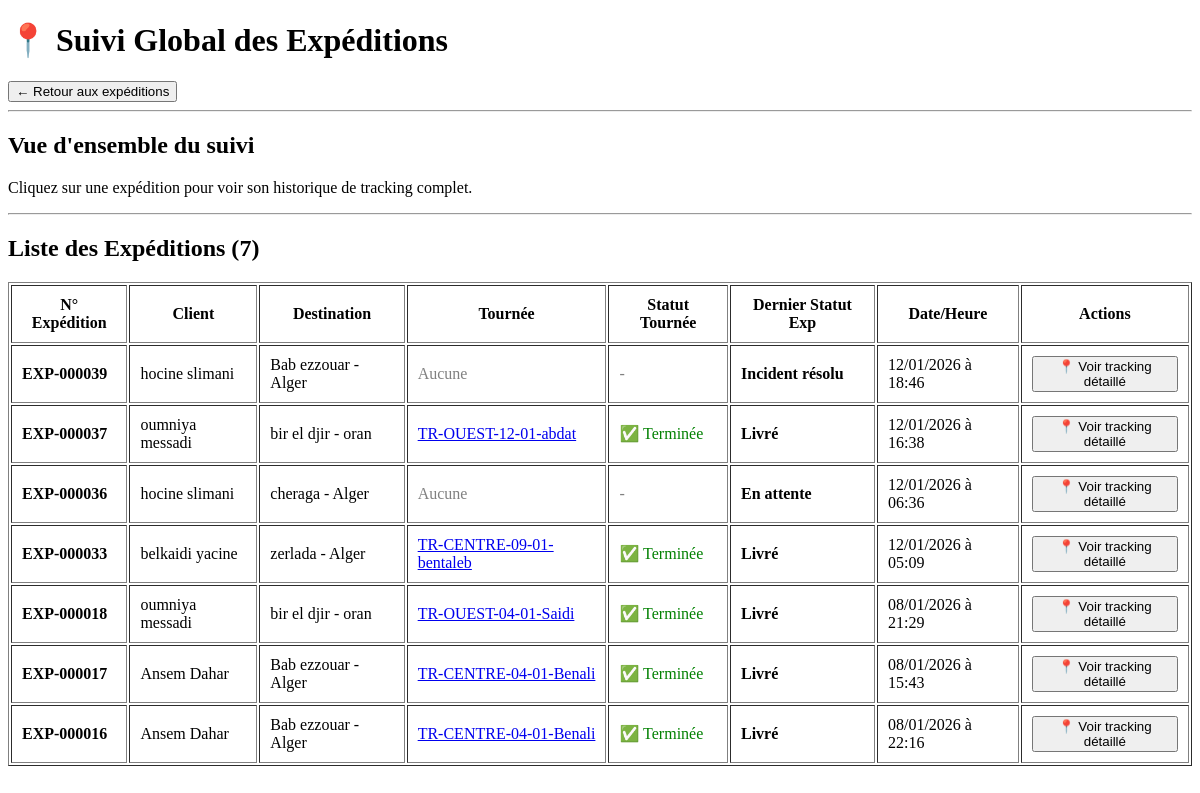
The app's page /trackings/ (signed in), older data.
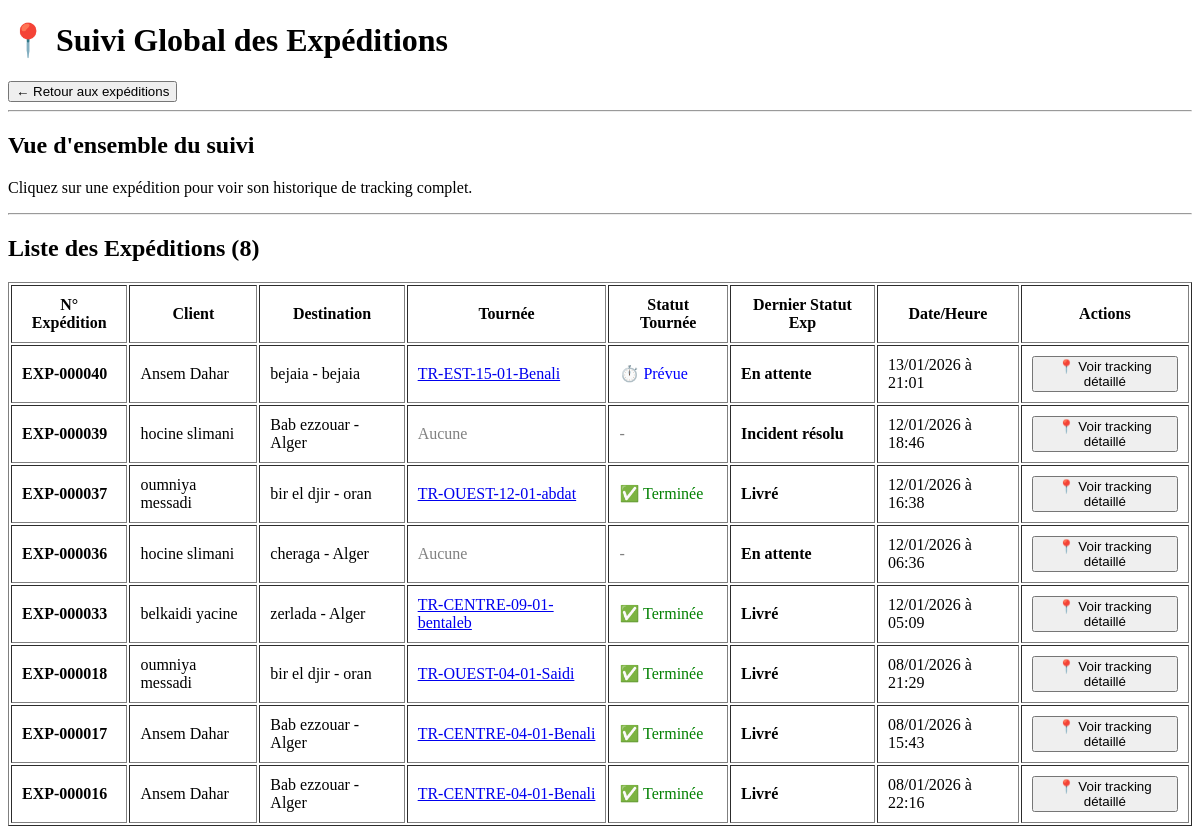
The same page, newer data.
### app1/models.py (models this page shows, shortened)
class Expedition(models.Model):
    client = models.ForeignKey('Client', on_delete=models.PROTECT)
    destination = models.ForeignKey('Destination', on_delete=models.PROTECT)
    type_service = models.ForeignKey('TypeService', on_delete=models.PROTECT)
    tournee = models.ForeignKey('Tournee', on_delete=models.SET_NULL, null=True, blank=True, related_name='expeditions')
    nom_destinataire = models.CharField(max_length=100)
    telephone_destinataire = PhoneNumberField(region='DZ')
    email_destinataire = models.EmailField()
    adresse_destinataire = models.TextField()
    poids = models.DecimalField(max_digits=8, decimal_places=2, help_text="Poids en kg")
    volume = models.DecimalField(max_digits=8, decimal_places=2, help_text="Volume en m³")
    description = models.TextField(blank=True, null=True)
    montant_total = models.DecimalField(max_digits=10, decimal_places=2, default=0, editable=False)
    date_livraison_prevue = models.DateField(blank=True, null=True, editable=False)
    statut = models.CharField(max_length=20, choices=[('EN_ATTENTE', 'En attente'),('EN_TRANSIT', 'En transit'),('LIVRE', 'Livré'),('ECHEC', 'Échec'),('REENVOYE', 'Réexpédié'),], default='EN_ATTENTE')
    date_creation = models.DateTimeField(auto_now_add=True)
    date_livraison_reelle = models.DateField(blank=True, null=True)
    remarques = models.TextField(blank=True, null=True)
    cree_par = models.ForeignKey(settings.AUTH_USER_MODEL,on_delete=models.SET_NULL,null=True,blank=True,related_name='expeditions_crees',verbose_name="Créé par")
    modifie_par = models.ForeignKey(settings.AUTH_USER_MODEL,on_delete=models.SET_NULL,null=True,blank=True,related_name='expeditions_modifies',verbose_name="Modifié par")
    def get_numero_expedition(self):
        return f"EXP-{self.id:06d}"

class Client(models.Model):
    nom = models.CharField(max_length=20)
    prenom = models.CharField(max_length=20)
    date_naissance = models.DateField(default='2000-01-01')
    telephone = PhoneNumberField(region='DZ', unique=True)
    email = models.EmailField(blank=True, null=True)
    adresse = models.TextField(blank=True, null=True)
    ville = models.CharField(max_length=100, blank=True, null=True)
    wilaya = models.CharField(max_length=100, blank=True, null=True)
    solde = models.DecimalField(max_digits=12, decimal_places=2, default=0.00)
    date_inscription = models.DateTimeField(auto_now_add=True)
    date_modification = models.DateTimeField(auto_now=True)
    remarques = models.TextField(blank=True, null=True)
    compensation_autorisee = models.BooleanField(default=True,help_text="Autoriser la compensation automatique du crédit sur les factures")

class Destination(models.Model):
    ville = models.CharField(max_length=100, blank=True, null=True)
    wilaya = models.CharField(max_length=100)
    pays = models.CharField(max_length=100, default='Algérie')
    zone_geographique = models.CharField(max_length=20, choices=[('LOCALE', 'Locale (même wilaya)'),('NATIONALE', 'Nationale'),('INTERNATIONALE', 'Internationale'),])
    zone_logistique = models.CharField(max_length=10, choices=[('CENTRE', 'Centre (Alger, Blida...)'),('EST', 'Est (Constantine, Annaba, Sétif...)'),('OUEST', 'Ouest (Oran, Tlemcen, Sidi Bel Abbès...)'),('SUD', 'Sud (Tamanrasset, Adrar, Bechar...)'),], default='CENTRE')
    distance_estimee = models.IntegerField(help_text="Distance en km depuis le dépôt principal")
    tarif_base = models.DecimalField(max_digits=10, decimal_places=2, default=0, help_text="Tarif de base en DA")
    delai_livraison_estime = models.IntegerField(default=1, help_text="Délai estimé en jours")
    code_postal = models.CharField(max_length=10, blank=True, null=True)
    date_creation = models.DateTimeField(auto_now_add=True)
    date_modification = models.DateTimeField(auto_now=True)
    remarques = models.TextField(blank=True, null=True)

class TrackingExpedition(models.Model):
    expedition = models.ForeignKey('Expedition', on_delete=models.CASCADE, related_name='suivis')
    statut_etape = models.CharField(max_length=20, choices=[('COLIS_CREE', 'Colis créé'),('EN_ATTENTE', 'En attente'),('EN_TRANSIT', 'En transit'),('LIVRE', 'Livré'),('ECHEC', 'Échec'),('INCIDENT', 'Incident signalé'),('INCIDENT_RESOLU', 'Incident résolu'),('ANNULE', 'Annulé'),('REENVOYE', 'Réexpédié'),])
    date_heure = models.DateTimeField(auto_now_add=True)
    commentaire = models.TextField(blank=True, null=True)
    class Meta:
        ordering = ['-date_heure']

class Tournee(models.Model):
    chauffeur = models.ForeignKey('Chauffeur', on_delete=models.PROTECT)
    vehicule = models.ForeignKey('Vehicule', on_delete=models.PROTECT)
    date_depart = models.DateTimeField()
    date_retour_prevue = models.DateTimeField(blank=True, null=True)
    date_retour_reelle = models.DateTimeField(blank=True, null=True)
    zone_cible = models.CharField(max_length=10, choices=[('CENTRE', 'Centre'), ('EST', 'Est'), ('OUEST', 'Ouest'), ('SUD', 'Sud')])
    kilometrage_depart = models.PositiveIntegerField(blank=True, null=True, editable=False)
    kilometrage_arrivee = models.PositiveIntegerField(blank=True, null=True)
    kilometrage_parcouru = models.PositiveIntegerField(blank=True, null=True, editable=False)
    consommation_carburant = models.DecimalField(max_digits=6, decimal_places=2, blank=True, null=True, editable=False)
    statut = models.CharField(max_length=20, choices=[('PREVUE', 'Prévue'), ('EN_COURS', 'En cours'), ('TERMINEE', 'Terminée')], default='PREVUE')
    est_privee = models.BooleanField(default=False, help_text="Tournée privée EXPRESS")
    remarques = models.TextField(blank=True, null=True)
    date_creation = models.DateTimeField(auto_now_add=True)
    date_modification = models.DateTimeField(auto_now=True)
    cree_par = models.ForeignKey(settings.AUTH_USER_MODEL,on_delete=models.SET_NULL,null=True,blank=True,related_name='tournees_crees',verbose_name="Créé par")
    modifie_par = models.ForeignKey(settings.AUTH_USER_MODEL,on_delete=models.SET_NULL,null=True,blank=True,related_name='tournees_modifies',verbose_name="Modifié par")
    def get_numero_tournee(self):
        if self.date_depart:
            date_str = self.date_depart.strftime('%d-%m')
        else:
            date_str = "00-00"
        nom_chauffeur = self.chauffeur.nom[:10] if self.chauffeur else "INCONNU"
        return f"TR-{self.zone_cible}-{date_str}-{nom_chauffeur}"

class Chauffeur(models.Model):
    nom = models.CharField(max_length=50)
    prenom = models.CharField(max_length=50)
    date_naissance = models.DateField(default='2000-01-01')
    telephone = PhoneNumberField(region='DZ')
    email = models.EmailField(blank=True, null=True)
    adresse = models.TextField(blank=True, null=True)
    ville = models.CharField(max_length=100, blank=True, null=True)
    wilaya = models.CharField(max_length=100, blank=True, null=True)
    numero_permis = models.CharField(max_length=50, unique=True)
    date_obtention_permis = models.DateField()
    date_expiration_permis = models.DateField()
    date_embauche = models.DateField()
    salaire = models.DecimalField(max_digits=10, decimal_places=2, blank=True, null=True)
    statut_disponibilite = models.CharField(max_length=20, choices=[('DISPONIBLE', 'Disponible'),('EN_TOURNEE', 'En tournée'),('CONGE', 'En congé'),('MALADIE', 'Maladie'),('AUTRE', 'Autre raison'),], default='DISPONIBLE')
    date_creation = models.DateTimeField(auto_now_add=True)
    date_modification = models.DateTimeField(auto_now=True)
    remarques = models.TextField(blank=True, null=True)
    cree_par = models.ForeignKey(settings.AUTH_USER_MODEL,on_delete=models.SET_NULL,null=True,blank=True,related_name='chauffeurs_crees',verbose_name="Créé par")
    modifie_par = models.ForeignKey(settings.AUTH_USER_MODEL,on_delete=models.SET_NULL,null=True,blank=True,related_name='chauffeurs_modifies',verbose_name="Modifié par")

### app1/views.py (the view)
# urls.py: path('trackings/', views.liste_trackings, name='liste_trackings'),
@login_required
def liste_trackings(request):
    expeditions = Expedition.objects.all().select_related(
        'client',
        'destination',
        'tournee',
        'tournee__chauffeur',
        'tournee__vehicule'
    ).prefetch_related(
        Prefetch(
            'suivis',
            queryset=TrackingExpedition.objects.order_by('-date_heure')[:1],
            to_attr='dernier_tracking_list'
        )
    ).order_by('-date_creation')
    expeditions_data = []
    for exp in expeditions:
        dernier_tracking = exp.dernier_tracking_list[0] if exp.dernier_tracking_list else None
        expeditions_data.append({
            'expedition': exp,
            'tournee': exp.tournee,
            'statut_tournee': exp.tournee.get_statut_display() if exp.tournee else '-',
            'dernier_tracking': dernier_tracking,
        })
    return render(request, 'trackings/liste.html', {
        'expeditions_data': expeditions_data,
    })

### app1/templates/trackings/liste.html (shortened to what this page needs)
<!DOCTYPE html>
<html lang="fr">
<head>
</head>
<body>
    <h1>📍 Suivi Global des Expéditions</h1>
    <a href="{% url 'liste_expeditions' %}"><button>← Retour aux expéditions</button></a>
    <hr>
    <h2>Vue d'ensemble du suivi</h2>
    <p>Cliquez sur une expédition pour voir son historique de tracking complet.</p>
    <hr>
    <h2>Liste des Expéditions ({{ expeditions_data|length }})</h2>
    {% if expeditions_data %}
    <table border="1" cellpadding="10">
        <thead>
            <tr>
                <th>N° Expédition</th>
                <th>Client</th>
                <th>Destination</th>
                <th>Tournée</th>
                <th>Statut Tournée</th>
                <th>Dernier Statut Exp</th>
                <th>Date/Heure</th>
                <th>Actions</th>
            </tr>
        </thead>
        <tbody>
            {% for data in expeditions_data %}
            <tr>
                <td><strong>{{ data.expedition.get_numero_expedition }}</strong></td>
                <td>{{ data.expedition.client.prenom }} {{ data.expedition.client.nom }}</td>
                <td>{{ data.expedition.destination.ville }} - {{ data.expedition.destination.wilaya }}</td>
                <td>
                    {% if data.tournee %}
                        <a href="{% url 'detail_tournee' data.tournee.id %}">
                            {{ data.tournee.get_numero_tournee }}
                        </a>
                    {% else %}
                        <span style="color: gray;">Aucune</span>
                    {% endif %}
                </td>
                <td>
                    {% if data.statut_tournee == 'Prévue' %}
                        <span style="color: blue;">⏱️ {{ data.statut_tournee }}</span>
                    {% elif data.statut_tournee == 'En cours' %}
                        <span style="color: orange;">🚚 {{ data.statut_tournee }}</span>
                    {% elif data.statut_tournee == 'Terminée' %}
                        <span style="color: green;">✅ {{ data.statut_tournee }}</span>
                    {% else %}
                        <span style="color: gray;">{{ data.statut_tournee }}</span>
                    {% endif %}
                </td>
                <td>
                    {% if data.dernier_tracking %}
                        <strong>{{ data.dernier_tracking.get_statut_etape_display }}</strong>
                    {% else %}
                        <span style="color: gray;">Aucun tracking</span>
                    {% endif %}
                </td>
                <td>
                    {% if data.dernier_tracking %}
                        {{ data.dernier_tracking.date_heure|date:"d/m/Y à H:i" }}
                    {% else %}
                        -
                    {% endif %}
                </td>
                <td>
                    <a href="{% url 'detail_expedition' data.expedition.id %}">
                        <button>📍 Voir tracking détaillé</button>
                    </a>
                </td>
            </tr>
            {% endfor %}
        </tbody>
    </table>
    {% else %}
    <p>Aucune expédition trouvée.</p>
    {% endif %}
</body>
</html>

Row changes from the older to the newer data that the page shows:
added Expedition: expedition.get_numero_expedition "EXP-000040", expedition.client.prenom "Ansem", expedition.client.nom "Dahar", expedition.destination.ville "bejaia", expedition.destination.wilaya "bejaia", tournee.get_numero_tournee "TR-EST-15-01-Benali", statut_tournee "Prévue", dernier_tracking.statut_etape "En attente", dernier_tracking.date_heure "13/01/2026 à 21:01"
Text that changed along with them:
{{ expeditions_data|length }}: "7" → "8"
